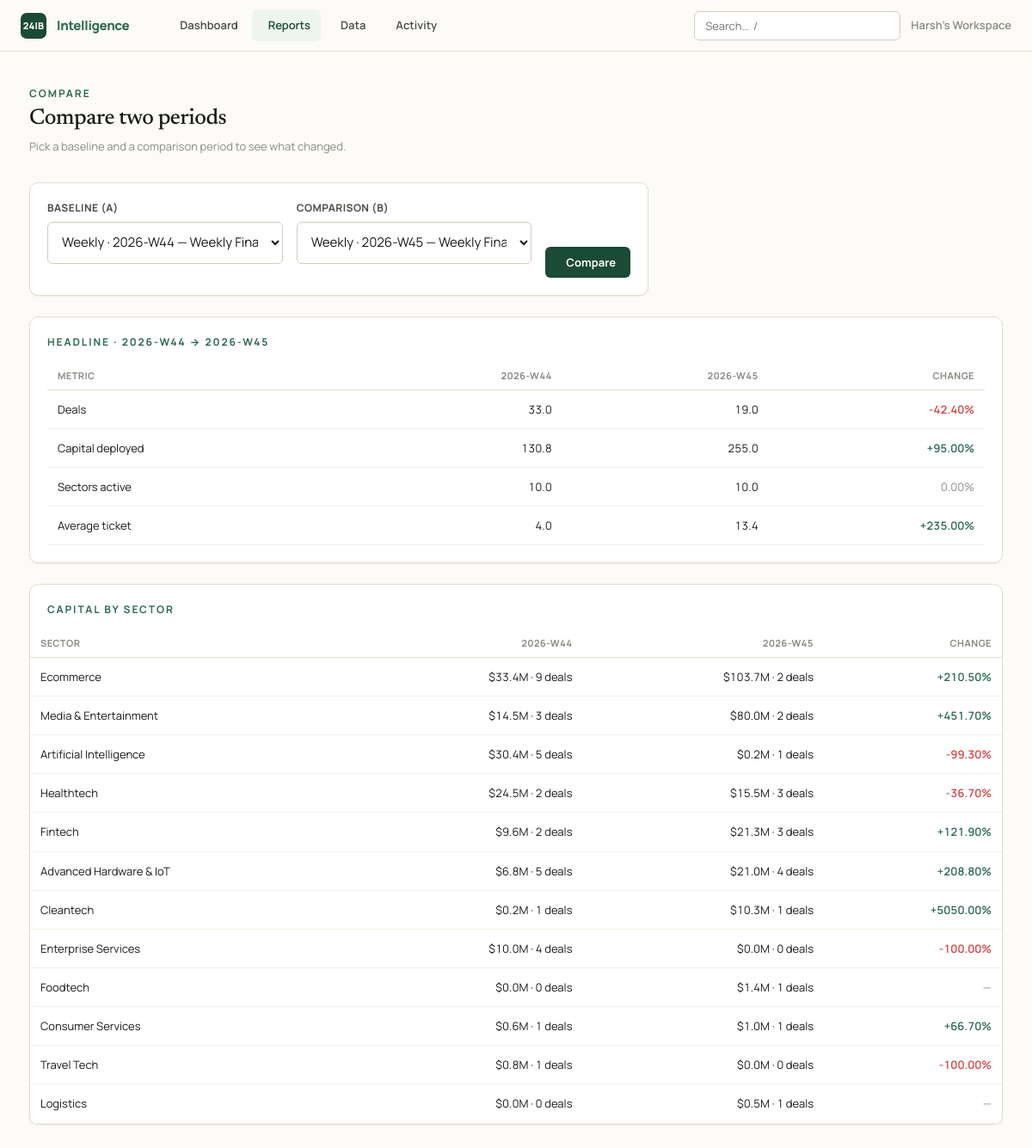
Screenshot of /reports/compare?a=118&b=120 with the database file from the repository.
### intelligence/models.py (models this page shows, shortened)
class Organization(db.Model):
    __tablename__ = "organizations"
    id: Mapped[int] = mapped_column(primary_key=True)
    name: Mapped[str] = mapped_column(String(160), nullable=False)
    slug: Mapped[str] = mapped_column(String(80), unique=True, nullable=False)
    created_at: Mapped[datetime] = mapped_column(DateTime, default=_utcnow)
    deals: Mapped[list["FundingDeal"]] = relationship(back_populates="organization", cascade="all, delete-orphan")
    reports: Mapped[list["Report"]] = relationship(back_populates="organization", cascade="all, delete-orphan")
    api_keys: Mapped[list["ApiKey"]] = relationship(back_populates="organization", cascade="all, delete-orphan")

class Report(db.Model):
    __tablename__ = "reports"
    id: Mapped[int] = mapped_column(primary_key=True)
    organization_id: Mapped[int] = mapped_column(ForeignKey("organizations.id"), nullable=False)
    period_type: Mapped[PeriodType] = mapped_column(Enum(PeriodType), nullable=False)
    period_key: Mapped[str] = mapped_column(String(40), nullable=False)  # e.g. 2026-W14, 2026-05, 2026-Q1, 2026
    title: Mapped[str] = mapped_column(String(240), default="")
    edition_no: Mapped[int | None] = mapped_column(Integer, nullable=True)
    status: Mapped[ReportStatus] = mapped_column(Enum(ReportStatus), default=ReportStatus.PENDING)
    payload_json: Mapped[str] = mapped_column(Text, default="{}")  # see `payload` property — the full computed report
    error: Mapped[str | None] = mapped_column(Text, nullable=True)  # set only when status == FAILED
    share_token: Mapped[str] = mapped_column(String(48), default=_token, unique=True, index=True)
    is_published: Mapped[bool] = mapped_column(Boolean, default=False)
    notes: Mapped[str] = mapped_column(Text, default="")  # free-form personal notes, not shown on the public page
    created_at: Mapped[datetime] = mapped_column(DateTime, default=_utcnow)
    generated_at: Mapped[datetime | None] = mapped_column(DateTime, nullable=True)  # set when status becomes READY
    organization: Mapped["Organization"] = relationship(back_populates="reports")
    @property
    def payload(self) -> dict:
        return json.loads(self.payload_json or "{}")
    @payload.setter
    def payload(self, data: dict) -> None:
        """Serialise ``data`` to JSON for storage.

        ``default=str`` lets ``date``/``datetime`` values inside the payload
        (produced by ``aggregate.build_payload``) serialise without callers
        having to hand-roll a JSON encoder for every report field.
        """
        self.payload_json = json.dumps(data, default=str)

### intelligence/reports/routes.py (the view)
@bp.route("/compare")
def compare():
    org = require_org()
    a_id = request.args.get("a", type=int)
    b_id = request.args.get("b", type=int)
    by_type: dict[str, list[Report]] = {pt.value: [] for pt in PeriodType}
    for r in db.session.scalars(
        select(Report).where(Report.organization_id == org.id, Report.status == ReportStatus.READY)
        .order_by(Report.period_type, Report.period_key)
    ):
        by_type[r.period_type.value].append(r)
    if not a_id or not b_id:
        return render_template("reports/compare.html", by_type=by_type,
                               a=None, b=None, diff=None, active="reports")
    a, b = _get_report(a_id), _get_report(b_id)
    diff = diff_payloads(a.payload, b.payload)
    return render_template("reports/compare.html", by_type=by_type,
                           a=a, b=b, diff=diff, active="reports")

### intelligence/__init__.py (called while the page is built)
def _register_security_headers(app: Flask) -> None:
    @app.after_request
    def _set_headers(resp):  # noqa: WPS430
        resp.headers.setdefault("X-Content-Type-Options", "nosniff")
        resp.headers.setdefault("X-Frame-Options", "SAMEORIGIN")
        resp.headers.setdefault("Referrer-Policy", "strict-origin-when-cross-origin")
        resp.headers.setdefault("Content-Security-Policy", _CSP)
        if app.config.get("SESSION_COOKIE_SECURE"):
            resp.headers.setdefault(
                "Strict-Transport-Security", "max-age=31536000; includeSubDomains"
            )
        return resp

def _register_template_helpers(app: Flask) -> None:
    from .models import PeriodType
    @app.template_filter("ret")
    def ret_filter(val):
        if val is None:
            return "—"
        sign = "+" if val > 0 else ""
        return f"{sign}{val:.2f}%"
    @app.template_filter("retclass")
    def retclass_filter(val):
        if val is None:
            return "val-flat"
        return "val-pos" if val > 0 else ("val-neg" if val < 0 else "val-flat")
    @app.template_filter("num")
    def num_filter(val, places=0):
        if val is None:
            return "—"
        return f"{val:,.{places}f}"
    @app.context_processor
    def inject_globals():
        from .tenancy import require_org
        return {
            "now": utcnow(),
            "PeriodType": PeriodType,
            "brand": "24IB Intelligence",
            "current_org": require_org(),
        }

### intelligence/clock.py (called while the page is built)
def utcnow() -> datetime:
    return datetime.now(timezone.utc).replace(tzinfo=None)

### intelligence/engine/compare.py (called while the page is built)
def _pct_delta(curr: float, prev: float) -> float | None:
    if not prev:
        return None
    return round((curr - prev) / prev * 100, 1)

### intelligence/reports/routes.py (called while the page is built)
def _get_report(report_id: int) -> Report:
    org = require_org()
    report = db.session.get(Report, report_id)
    if not report or report.organization_id != org.id:
        abort(404)
    return report

### intelligence/tenancy.py (called while the page is built, shortened)
def ensure_workspace() -> Organization:
    org = db.session.query(Organization).first()
    if org is not None:
        return org

def require_org() -> Organization:
    if "workspace" not in g:
        g.workspace = ensure_workspace()
    return g.workspace

### intelligence/templates/reports/compare.html (shortened to what this page needs)
{% extends "base.html" %}
{% block content %}
<div class="page-head"><div>
  <div class="eyebrow">Compare</div><h1 class="page-title">Compare two periods</h1>
  <p class="page-sub">Pick a baseline and a comparison period to see what changed.</p>
</div></div>
<div class="card" style="max-width:720px;margin-bottom:var(--sp-6)">
  <form method="get" style="display:flex;gap:var(--sp-4);align-items:end;flex-wrap:wrap">
    <div class="field" style="flex:1;min-width:200px">
      <label>Baseline (A)</label>
      <select class="input" name="a">
        {% for pt, items in by_type.items() %}
          {% for r in items %}
          <option value="{{ r.id }}" {{ 'selected' if a and a.id==r.id }}>{{ pt|capitalize }} · {{ r.period_key }} — {{ r.title }}</option>
          {% endfor %}
        {% endfor %}
      </select>
    </div>
    <div class="field" style="flex:1;min-width:200px">
      <label>Comparison (B)</label>
      <select class="input" name="b">
        {% for pt, items in by_type.items() %}
          {% for r in items %}
          <option value="{{ r.id }}" {{ 'selected' if b and b.id==r.id }}>{{ pt|capitalize }} · {{ r.period_key }} — {{ r.title }}</option>
          {% endfor %}
        {% endfor %}
      </select>
    </div>
    <button class="btn btn-primary" type="submit"> Compare</button>
  </form>
</div>
{% if diff %}
<div class="card" style="margin-bottom:var(--sp-6)">
  <div class="eyebrow" style="margin-bottom:var(--sp-3)">Headline · {{ a.period_key }} → {{ b.period_key }}</div>
  <table class="table">
    <thead><tr><th>Metric</th><th class="num">{{ a.period_key }}</th><th class="num">{{ b.period_key }}</th><th class="num">Change</th></tr></thead>
    <tbody>
      {% for row in diff.headline %}
      <tr>
        <td>{{ row.label }}</td>
        <td class="num">{{ row.a|num(1) }}</td>
        <td class="num">{{ row.b|num(1) }}</td>
        <td class="num {{ row.delta|retclass }}">{{ row.delta|ret }}</td>
      </tr>
      {% endfor %}
    </tbody>
  </table>
</div>
<div class="card" style="padding:0">
  <div class="eyebrow" style="margin:var(--sp-5) var(--sp-5) var(--sp-3)">Capital by sector</div>
  <table class="table">
    <thead><tr><th>Sector</th><th class="num">{{ a.period_key }}</th><th class="num">{{ b.period_key }}</th><th class="num">Change</th></tr></thead>
    <tbody>
      {% for row in diff.sectors %}
      <tr>
        <td>{{ row.name }}</td>
        <td class="num">${{ row.amt_a|num(1) }}M · {{ row.deals_a }} deals</td>
        <td class="num">${{ row.amt_b|num(1) }}M · {{ row.deals_b }} deals</td>
        <td class="num {{ row.delta|retclass }}">{{ row.delta|ret }}</td>
      </tr>
      {% endfor %}
    </tbody>
  </table>
</div>
{% elif request.args.get('a') or request.args.get('b') %}
<div class="empty"><h3>Pick two reports</h3><p>Choose a baseline and a comparison period above.</p></div>
{% endif %}
{% endblock %}

### intelligence/templates/base.html (shortened to what this page needs)
<!doctype html>
<html lang="en">
<head>
  <link rel="stylesheet" href="{{ url_for('static', filename='css/tokens.css') }}">
  <link rel="stylesheet" href="{{ url_for('static', filename='css/app.css') }}">
</head>
<body>
  <nav class="nav">
    <a href="{{ url_for('dashboard.home') }}" class="nav-brand">
      <span class="nav-mark" aria-hidden="true">24IB</span>
      <span>Intelligence</span>
    </a>
    <div class="nav-links">
      <a class="nav-link {{ 'active' if active=='dashboard' }}" href="{{ url_for('dashboard.home') }}">Dashboard</a>
      <a class="nav-link {{ 'active' if active=='reports' }}" href="{{ url_for('reports.index') }}">Reports</a>
      <a class="nav-link {{ 'active' if active=='data' }}" href="{{ url_for('data.index') }}">Data</a>
      <a class="nav-link {{ 'active' if active=='runs' }}" href="{{ url_for('dashboard.runs') }}">Activity</a>
    </div>
    <div class="nav-right">
      <form action="{{ url_for('explore.search') }}" method="get" role="search" class="nav-search">
        <input class="input" id="global-search" type="search" name="q"
               placeholder="Search…  /" title="Press / to focus">
      </form>
      <span class="nav-org">{{ current_org.name if current_org }}</span>
    </div>
  </nav>
  {% block body %}
  <main class="container" id="main">
    {% block content %}{% endblock %}
  </main>
  {% endblock %}
</body>
</html>

### intelligence/static/css/tokens.css (style rules this page uses)
:root { --cream: #fdfbf7; --sand: #f3efe6; --sand-2: #ece7da; --border: #e3ddd0; --border-strong: #d3ccba; --ink: #1a1a18; --slate: #4a4a44; --dust: #8a8a82; --ghost: #b8b8ae; --g900: #0a2418; --g800: #1b4a36; --g700: #2d6b4f; --g600: #3d8a67; --g400: #7ab896; --g200: #b8ddc9; --g50: #eef5f1; --b700: #1f4e79; --b500: #3b82c4; --b50: #eef5fd; --r700: #9b2c2c; --r500: #d64545; --r50: #fdf0f0; --a700: #92600a; --a500: #d99a16; --a50: #fef8ec; --font-serif: 'Newsreader', Georgia, 'Times New Roman', serif; --font-sans: 'Manrope', system-ui, -apple-system, sans-serif; --font-mono: 'JetBrains Mono', ui-monospace, 'SF Mono', monospace; --text-2xs: 0.6875rem; --text-xs: 0.75rem; --text-sm: 0.8125rem; --text-base:0.9375rem; --text-md: 1.0625rem; --text-lg: 1.25rem; --text-xl: 1.5rem; --text-2xl: 2rem; --text-3xl: 2.75rem; --track-tight: -0.02em; --track-normal: 0; --track-wide: 0.04em; --track-widest: 0.16em; --sp-1: 4px; --sp-2: 8px; --sp-3: 12px; --sp-4: 16px; --sp-5: 20px; --sp-6: 24px; --sp-8: 32px; --sp-10: 40px; --sp-12: 48px; --sp-16: 64px; --sp-24: 96px; --radius-sm: 6px; --radius: 10px; --radius-lg: 16px; --shadow-sm: 0 1px 2px rgba(26,26,24,0.05); --shadow: 0 4px 16px rgba(26,26,24,0.07); --shadow-lg: 0 12px 40px rgba(26,26,24,0.10); --ease-out: cubic-bezier(0.16, 1, 0.3, 1); --ease-spring: cubic-bezier(0.34, 1.56, 0.64, 1); --dur-fast: 120ms; --dur-base: 220ms; --nav-h: 60px; --max-content: 1180px; --max-article: 760px; }

### rows the page displays
Organization: name "Harsh's Workspace"
Report: period_key "2026-W44"
Report: period_key "2026-W45"

### other values shown
{{ row.label }} "Deals" "Capital deployed" "Sectors active" "Average ticket"
{{ row.a|num(1) }} "33.0" "130.8" "10.0" "4.0"
{{ row.b|num(1) }} "19.0" "255.0" "10.0" "13.4"
{{ row.delta|ret }} "-42.40%" "+95.00%" "0.00%" "+235.00%"
{{ row.name }} "Ecommerce" "Media & Entertainment" "Artificial Intelligence" "Healthtech" "Fintech" "Advanced Hardware & IoT" "Cleantech" "Enterprise Services" "Foodtech" "Consumer Services" "Travel Tech" "Logistics"
{{ row.amt_a|num(1) }} "33.4" "14.5" "30.4" "24.5" "9.6" "6.8" "0.2" "10.0" "0.0" "0.6" "0.8" "0.0"
{{ row.deals_a }} "9" "3" "5" "2" "2" "5" "1" "4" "0" "1" "1" "0"
{{ row.amt_b|num(1) }} "103.7" "80.0" "0.2" "15.5" "21.3" "21.0" "10.3" "0.0" "1.4" "1.0" "0.0" "0.5"
{{ row.deals_b }} "2" "2" "1" "3" "3" "4" "1" "0" "1" "1" "0" "1"
{{ row.delta|ret }} "+210.50%" "+451.70%" "-99.30%" "-36.70%" "+121.90%" "+208.80%" "+5050.00%" "-100.00%" "—" "+66.70%" "-100.00%" "—"
form field a "Weekly · 2026-W44 — Weekly Financing Intelligence — Week 44, 2026"
form field b "Weekly · 2026-W45 — Weekly Financing Intelligence — Week 45, 2026"
